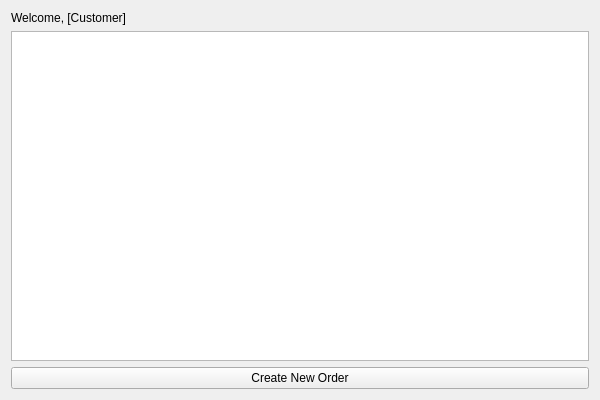
<?xml version="1.0" encoding="UTF-8"?>
<ui version="4.0">
 <class>CustomerDashboardWidget</class>
 <widget class="QWidget" name="CustomerDashboardWidget">
  <property name="geometry">
   <rect>
    <x>0</x>
    <y>0</y>
    <width>600</width>
    <height>400</height>
   </rect>
  </property>
  <property name="windowTitle">
   <string>Customer Dashboard</string>
  </property>
  <layout class="QVBoxLayout" name="verticalLayout">
   <item>
    <widget class="QLabel" name="customerNameLabel">
     <property name="text">
      <string>Welcome, [Customer]</string>
     </property>
    </widget>
   </item>
   <item>
    <widget class="QTableView" name="ordersTableView"/>
   </item>
   <item>
    <widget class="QPushButton" name="createOrderButton">
     <property name="text">
      <string>Create New Order</string>
     </property>
    </widget>
   </item>
  </layout>
 </widget>
 <resources/>
 <connections/>
</ui>
